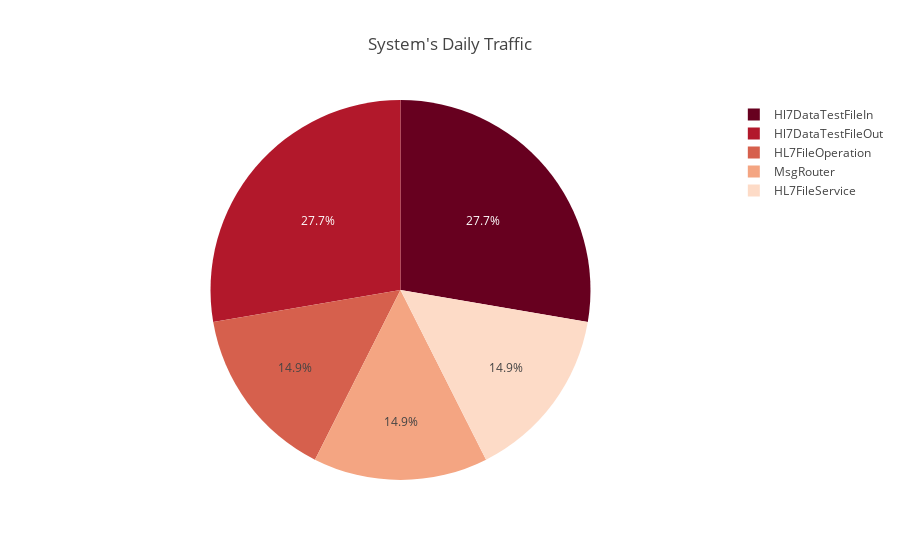

This figure's notebook cell:
### Markdown cell above
System's message Traffic indicator

### Code cell
fig = px.pie(dfActivityDays, names='HostName', values="TotalCount", title = 'System\'s Daily Traffic',color_discrete_sequence=px.colors.sequential.RdBu)
fig.show()

### Figure 1 — Plotly figure (JSON) as saved in the notebook; plotly's stock layout.template omitted (floating-point values rounded to 4 significant figures)
{"data": [{"domain": {"x": [0, 1], "y": [0, 1]}, "hovertemplate": "HostName=%{label}<br>TotalCount=%{value}<extra></extra>", "labels": ["HL7FileOperation", "HL7FileOperation", "HL7FileOperation", "HL7FileOperation", "HL7FileOperation", "HL7FileOperation", "HL7FileOperation", "HL7FileOperation", "HL7FileOperation", "MsgRouter", "MsgRouter", "MsgRouter", "MsgRouter", "MsgRouter", "MsgRouter", "MsgRouter", "MsgRouter", "MsgRouter", "HL7FileService", "HL7FileService", "HL7FileService", "HL7FileService", "HL7FileService", "HL7FileService", "HL7FileService", "HL7FileService", "HL7FileService", "Hl7DataTestFileOut", "Hl7DataTestFileOut", "Hl7DataTestFileOut", "Hl7DataTestFileOut", "Hl7DataTestFileOut", "Hl7DataTestFileOut", "Hl7DataTestFileOut", "Hl7DataTestFileOut", "Hl7DataTestFileOut", "Hl7DataTestFileIn", "Hl7DataTestFileIn", "Hl7DataTestFileIn", "Hl7DataTestFileIn", "Hl7DataTestFileIn", "Hl7DataTestFileIn", "Hl7DataTestFileIn", "Hl7DataTestFileIn", "Hl7DataTestFileIn"], "legendgroup": "", "name": "", "showlegend": true, "type": "pie", "values": [736, 660, 659, 320, 320, 320, 940, 300, 292, 736, 659, 660, 320, 320, 320, 940, 299, 292, 736, 660, 660, 319, 320, 320, 939, 299, 292, 1345, 1251, 1252, 578, 577, 578, 578, 578, 1731, 1346, 1252, 1251, 577, 577, 578, 576, 578, 1734]}], "layout": {"legend": {"tracegroupgap": 0}, "piecolorway": ["rgb(103,0,31)", "rgb(178,24,43)", "rgb(214,96,77)", "rgb(244,165,130)", "rgb(253,219,199)", "rgb(247,247,247)", "rgb(209,229,240)", "rgb(146,197,222)", "rgb(67,147,195)", "rgb(33,102,172)", "rgb(5,48,97)"], "title": {"text": "System's Daily Traffic"}}}
